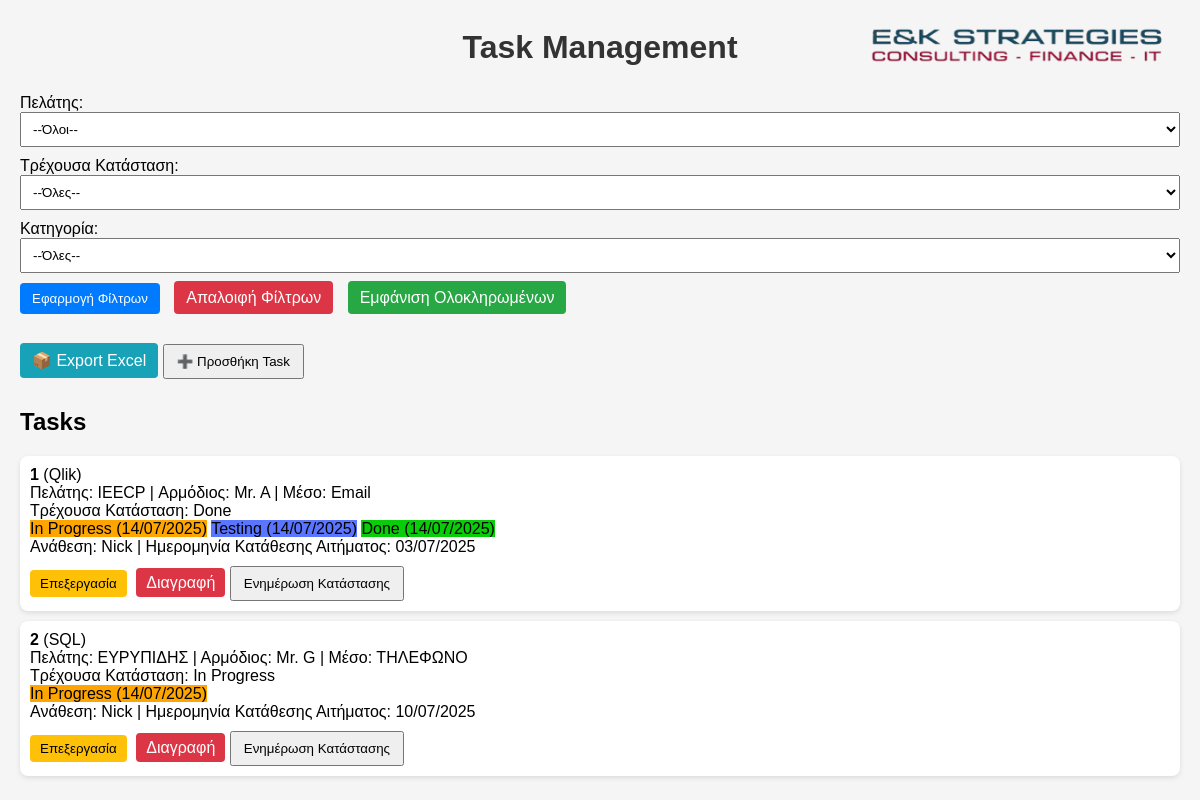
The page / on the database its author committed.
### tables this page shows
CREATE TABLE tasks (
            id INTEGER PRIMARY KEY AUTOINCREMENT,
            title TEXT NOT NULL,
            category TEXT,
            client TEXT,
            contact_person TEXT,
            contact_method TEXT,
            status TEXT,
            status_details TEXT,
            duration REAL,
            assigned_to TEXT,
            request_date TEXT,
            active INTEGER DEFAULT 1
        );

### app.py (the view)
@app.route('/')
def index():
    client_filter = request.args.get('client')
    status_filter = request.args.get('status')
    category_filter = request.args.get('category')
    show_completed = request.args.get('show_completed') == '1'
    conn = sqlite3.connect(DB_NAME)
    c = conn.cursor()
    query = 'SELECT * FROM tasks WHERE 1=1'
    params = []
    if show_completed:
        query += ' AND status = ?'
        params.append('Done')
    else:
        query += ' AND active = 1'
    if client_filter:
        query += ' AND client = ?'
        params.append(client_filter)
    if status_filter:
        query += ' AND status = ?'
        params.append(status_filter)
    if category_filter:
        query += ' AND category = ?'
        params.append(category_filter)
    predefined_clients = ["ΣΥΦΑ ΕΒΡΟΥ", "ΠΗΓΑΣΟΣ", "ΑΚΜΟΝ", "MEVACO", "ΚΑΝΑΚΗΣ","ΣΥΝΔΕΣΜΟΣ", "ΕΥΡΥΠΙΔΗΣ", "IEECP"]
    predefined_categories = ["Qlik", "Timesheets", "SQL"]
    c.execute(query, params)
    rows = c.fetchall()
    c.execute('SELECT DISTINCT client FROM tasks')
    clients = [r[0] for r in c.fetchall() if r[0]]
    c.execute('SELECT DISTINCT status FROM tasks')
    statuses = [r[0] for r in c.fetchall() if r[0]]
    c.execute('SELECT DISTINCT category FROM tasks')
    categories = [r[0] for r in c.fetchall() if r[0]]
    conn.close()
    return render_template(
        'index.html',
        tasks=rows,
        clients=clients,
        statuses=statuses,
        categories=categories,
        predefined_clients=predefined_clients,
        predefined_categories=predefined_categories,
        show_completed=show_completed
    )

### app.py (called while the page is built)
@app.template_filter('format_date')
def format_date(value, format="%d/%m/%Y"):
    if not value:
        return ""
    try:
        return datetime.strptime(value, "%Y-%m-%d").strftime(format)
    except:
        return value

### templates/index.html (shortened to what this page needs)
<!DOCTYPE html>
<html lang="en">
<head>
</head>
<body>
  <div style="display: flex; justify-content: space-between; align-items: center; margin-bottom: 20px;">
    <h1 style="text-align: center; flex: 1; margin: 0;">Task Management</h1>
    <div style="flex: 1; text-align: right;">
      <img src="{{ url_for('static', filename='logo.png') }}" alt="E&K Strategies Logo" style="height: 50px;">
    </div>
  </div>
  <div id="filters">
    <form method="GET">
      <label>Πελάτης:</label>
      <select name="client">
        <option value="">--Όλοι--</option>
      </select>
      <label>Τρέχουσα Κατάσταση:</label>
      <select name="status">
        <option value="">--Όλες--</option>
      </select>
      <label>Κατηγορία:</label>
      <select name="category">
        <option value="">--Όλες--</option>
      </select>
      <button type="submit" style="background-color: #007bff; color: white; border: none; border-radius: 4px; cursor: pointer; margin-top: 10px; padding: 8px 12px;">Εφαρμογή Φίλτρων</button>
      <a href="/" style="margin-left: 10px; background-color: #dc3545; color: white; padding: 8px 12px; border-radius: 4px; text-decoration: none;">Απαλοιφή Φίλτρων</a>
      <a href="#" onclick="window.location.href='/?show_completed=1'" style="margin-left: 10px; background-color: #28a745; color: white; padding: 8px 12px; border-radius: 4px; text-decoration: none;">Εμφάνιση Ολοκληρωμένων</a>
    </form>
  </div>
  <a href="/export" style="background-color: #17a2b8; color: white; padding: 8px 12px; border-radius: 4px; text-decoration: none; border: none; display: inline-block; margin-bottom: 10px;">📦 Export Excel</a>
  <button onclick="showForm()">➕ Προσθήκη Task</button>
  <h2>Tasks</h2>
  {% for task in tasks %}
    <div class="task {% if not task[11] %}inactive{% endif %}" data-task-id="{{ task[0] }}">
      <strong>{{ task[1] }}</strong> ({{ task[2] }})<br>
      Πελάτης: {{ task[3] }} | Αρμόδιος: {{ task[4] }} | Μέσο: {{ task[5] }}<br>
      Τρέχουσα Κατάσταση: {{ task[6] }}<br>
      {% set shown_stages = [] %}
      {% for stage in task[7].split(',') %}
        {% set stage_clean = stage.strip() %}
        {% if stage_clean not in shown_stages %}
          {% if 'filed' in stage_clean.lower() %}
            <span class="stage stage-Filed">{{ stage_clean }}</span>
          {% elif 'in progress' in stage_clean.lower() %}
            <span class="stage stage-InProgress">{{ stage_clean }}</span>
          {% elif 'testing' in stage_clean.lower() %}
            <span class="stage stage-Testing">{{ stage_clean }}</span>
          {% elif 'done' in stage_clean.lower() %}
            <span class="stage stage-Done">{{ stage_clean }}</span>
          {% endif %}
        {% endif %}
      {% endfor %}
      <br>
      Ανάθεση: {{ task[9] }} | Ημερομηνία Κατάθεσης Αιτήματος: {{ task[10]|format_date }}<br>
      <button onclick='editTask({{ task|tojson|safe }})' style="background-color: #ffc107; color: black; border: none; border-radius: 4px; margin-right: 5px; padding: 6px 10px;">Επεξεργασία</button>
      <a href="/delete/{{ task[0] }}" style="background-color: #dc3545; color: white; padding: 6px 10px; border-radius: 4px; text-decoration: none; border: none;">Διαγραφή</a>
      <button onclick="advanceStatus({{ task[0] }})">Ενημέρωση Κατάστασης</button>
    </div>
  {% endfor %}
</body>
</html>

### templates/index.html (style rules this page uses)
body { font-family: Arial, sans-serif; margin: 20px; background-color: #f5f5f5; }
h1 { color: #333; }
.task { background-color: white; padding: 10px; border-radius: 8px; margin-bottom: 10px; box-shadow: 0 2px 5px rgba(0,0,0,0.1); }
.stage-InProgress { background-color: orange; }
.stage-Testing { background-color: rgb(90, 117, 255); }
.stage-Done { background-color: rgb(9, 205, 9); }
form { margin-bottom: 20px; }
label { display: block; margin-top: 10px; }
input, select, textarea { width: 100%; padding: 8px; }
button { margin-top: 10px; padding: 8px 12px; }
#filters { display: block; }

### rows shown on the page
tasks: title "1", category "Qlik", client "IEECP", contact_person "Mr. A", contact_method "Email", status "Done", stage_clean "In Progress (14/07/2025)", stage_clean "Testing (14/07/2025)", stage_clean "Done (14/07/2025)", assigned_to "Nick", request_date "03/07/2025"
tasks: title "2", category "SQL", client "ΕΥΡΥΠΙΔΗΣ", contact_person "Mr. G", contact_method "ΤΗΛΕΦΩΝΟ", status "In Progress", stage_clean "In Progress (14/07/2025)", assigned_to "Nick", request_date "10/07/2025"
